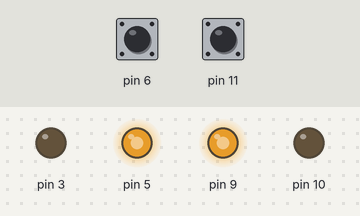
A sketch run on a simulated Arduino Uno, built with avr-gcc and run on an emulated ATmega328P. Parts: output pins drawn as LEDs (lit = HIGH). Inputs (shaded band) come from the test bench; at power-on: pin 6 HIGH, pin 11 HIGH.

Above: at 6.8 s.
6.9 s: pin 6 pulled LOW for 3 s
At 9.7 s:
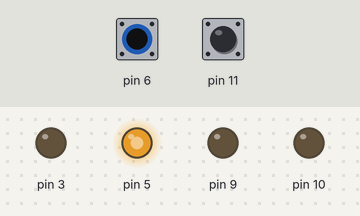
At 13.1 s:
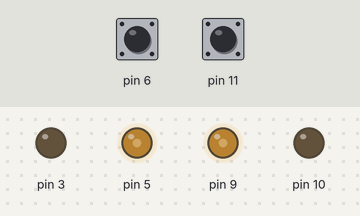
16.5 s: pin 11 pulled LOW for 3 s
At 18.9 s:
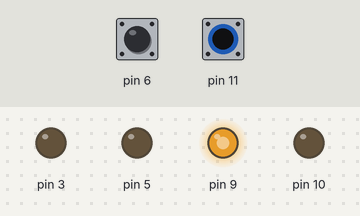
Timing chart, 0 to 25.5 s (numbered marks = the images above; inputs shaded):
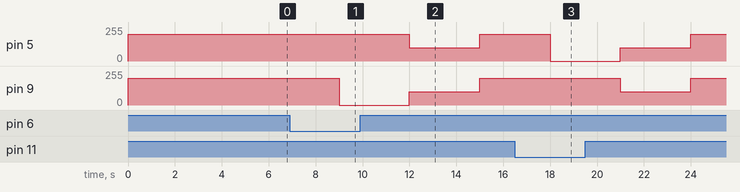

Measured:
- after the input at 6.9 s, pin 5: 200/255 → 100/255 after 5.1 s, → 200/255 3.0 s later; pin 9: 200/255 → 0/255 after 2.1 s, → 100/255 3.0 s later, → 200/255 3.0 s later
- after the input at 16.5 s, pin 5: 200/255 → 0/255 after 1.5 s, → 100/255 3.0 s later, → 200/255 3.0 s later; pin 9: 200/255 → 100/255 after 4.5 s, → 200/255 3.0 s later

The sketch:

SUMO_WRESTLING_2_SWITCHES.ino
```cpp
int motor_one1=9;
int motor_one2=10;
int motor_two1=5;
int motor_two2=3;

void setup() {
  // put your setup code here, to run once:
pinMode(6,INPUT_PULLUP);

pinMode(9,OUTPUT);
pinMode(10,OUTPUT);

pinMode(11,INPUT_PULLUP);

pinMode(5,OUTPUT);
pinMode(3,OUTPUT);
}

void loop() {
  // put your main code here, to run repeatedly:
int sw1=digitalRead(6);
int sw2=digitalRead(11);


if(sw2==HIGH&&sw1==LOW)
{analogWrite(9,0);
 analogWrite(10,0);
 analogWrite(5,200);
 analogWrite(3,0);

 delay(3000);
}
if(sw1==HIGH&&sw2==LOW)
{
  analogWrite(9,200);
 analogWrite(10,0);
 analogWrite(5,0);
 analogWrite(3,0);
 delay(3000);
}
if(sw1==HIGH && sw2==HIGH)
{analogWrite(9,200);
 analogWrite(10,0);
 analogWrite(5,200);
 analogWrite(3,0);
  delay(3000);

}
else{
analogWrite(9,100);
analogWrite(10,0);
analogWrite(5,100);
analogWrite(3,0);
 delay(3000);
}}
```
